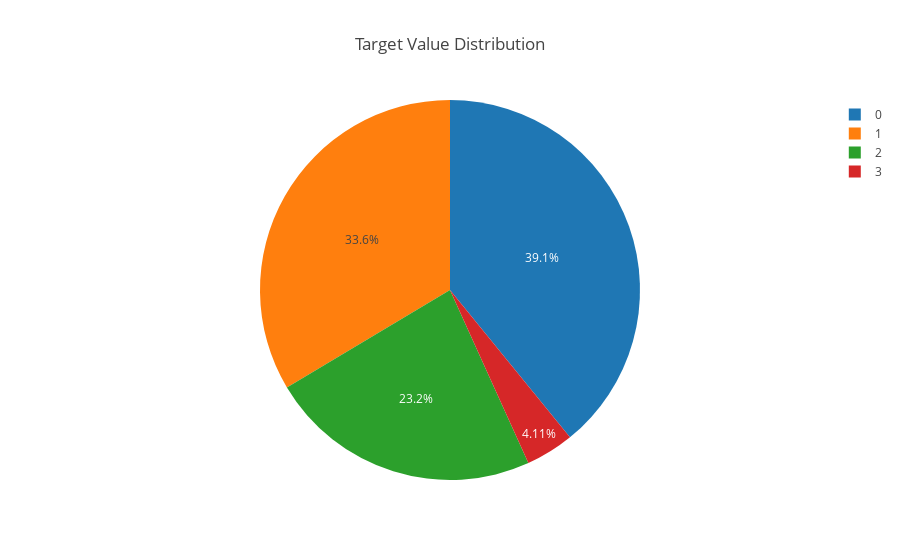

Here is the notebook cell this chart was saved with:
### Code cell
count = X['score'].value_counts()
labels = count.index
value = np.array((count/count.sum())*100)

plot = go.Pie(labels=labels,values = value)
layout = go.Layout(title='Target Value Distribution')
fig = go.Figure(data=[plot],layout=layout)
py.iplot(fig,filename='Target Distribution')

### Figure 1 — Plotly figure (JSON) as saved in the notebook; plotly's stock layout.template omitted (floating-point values rounded to 4 significant figures)
{"data": [{"labels": [0.0, 1.0, 2.0, 3.0], "type": "pie", "uid": "d80e084e-4b2a-4be5-9456-828863e39a6a", "values": [39.12, 33.57, 23.19, 4.107]}], "layout": {"title": {"text": "Target Value Distribution"}}}
